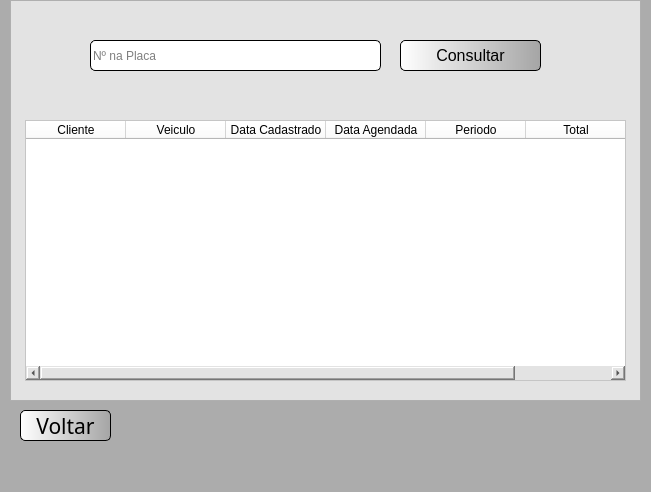
<?xml version="1.0" encoding="UTF-8"?>
<ui version="4.0">
 <class>MainWindow</class>
 <widget class="QMainWindow" name="MainWindow">
  <property name="geometry">
   <rect>
    <x>0</x>
    <y>0</y>
    <width>651</width>
    <height>492</height>
   </rect>
  </property>
  <property name="windowTitle">
   <string>MainWindow</string>
  </property>
  <property name="styleSheet">
   <string notr="true">background-color: rgb(172, 172, 172);</string>
  </property>
  <widget class="QWidget" name="centralwidget">
   <widget class="QLabel" name="logoLoCarPequeno">
    <property name="geometry">
     <rect>
      <x>560</x>
      <y>0</y>
      <width>71</width>
      <height>51</height>
     </rect>
    </property>
    <property name="styleSheet">
     <string notr="true">background-color: rgb(172, 172, 172);</string>
    </property>
    <property name="text">
     <string/>
    </property>
    <property name="pixmap">
     <pixmap>../../AppData/PycharmProjects/LoCar/imagens/808107201585380077-64.png</pixmap>
    </property>
   </widget>
   <widget class="QPushButton" name="btVoltar">
    <property name="geometry">
     <rect>
      <x>20</x>
      <y>410</y>
      <width>91</width>
      <height>31</height>
     </rect>
    </property>
    <property name="font">
     <font>
      <family>Dubai</family>
      <pointsize>16</pointsize>
     </font>
    </property>
    <property name="cursor">
     <cursorShape>PointingHandCursor</cursorShape>
    </property>
    <property name="styleSheet">
     <string notr="true">QPushButton{
background-color: qlineargradient(spread:pad, x1:0, y1:0, x2:1, y2:0, stop:0 rgba(255, 255, 255, 255), stop:1 rgba(165, 165, 165, 255));
border-radius: 5px;
border-style: outset;
border-width: 1px;
border-color: black;

}

QPushButton:hover{
background-color: qlineargradient(spread:pad, x1:0, y1:0, x2:1, y2:0, stop:0 rgba(255, 248, 0, 255), stop:1 rgba(255, 134, 73, 255));
}

</string>
    </property>
    <property name="text">
     <string>Voltar</string>
    </property>
   </widget>
   <widget class="QFrame" name="frameConVeiculo">
    <property name="geometry">
     <rect>
      <x>10</x>
      <y>0</y>
      <width>631</width>
      <height>401</height>
     </rect>
    </property>
    <property name="styleSheet">
     <string notr="true">background-color: rgb(227, 227, 227);
</string>
    </property>
    <property name="frameShape">
     <enum>QFrame::StyledPanel</enum>
    </property>
    <property name="frameShadow">
     <enum>QFrame::Raised</enum>
    </property>
    <widget class="QLabel" name="labelNomeFunc">
     <property name="geometry">
      <rect>
       <x>160</x>
       <y>90</y>
       <width>371</width>
       <height>31</height>
      </rect>
     </property>
     <property name="font">
      <font>
       <pointsize>16</pointsize>
       <weight>50</weight>
       <bold>false</bold>
      </font>
     </property>
     <property name="text">
      <string/>
     </property>
    </widget>
    <widget class="QLabel" name="labelLoginFunc">
     <property name="geometry">
      <rect>
       <x>160</x>
       <y>130</y>
       <width>131</width>
       <height>31</height>
      </rect>
     </property>
     <property name="font">
      <font>
       <pointsize>16</pointsize>
       <weight>50</weight>
       <bold>false</bold>
      </font>
     </property>
     <property name="text">
      <string/>
     </property>
    </widget>
    <widget class="QLabel" name="labelMatriculaFunc">
     <property name="geometry">
      <rect>
       <x>200</x>
       <y>170</y>
       <width>151</width>
       <height>31</height>
      </rect>
     </property>
     <property name="font">
      <font>
       <pointsize>16</pointsize>
       <weight>50</weight>
       <bold>false</bold>
      </font>
     </property>
     <property name="text">
      <string/>
     </property>
    </widget>
    <widget class="QPushButton" name="btConsultaReserva">
     <property name="geometry">
      <rect>
       <x>390</x>
       <y>40</y>
       <width>141</width>
       <height>31</height>
      </rect>
     </property>
     <property name="font">
      <font>
       <pointsize>12</pointsize>
      </font>
     </property>
     <property name="whatsThis">
      <string>&lt;html&gt;&lt;head/&gt;&lt;body&gt;&lt;p&gt;Consultar veiculo&lt;/p&gt;&lt;/body&gt;&lt;/html&gt;</string>
     </property>
     <property name="styleSheet">
      <string notr="true">QPushButton{
background-color: qlineargradient(spread:pad, x1:0, y1:0, x2:1, y2:0, stop:0 rgba(255, 255, 255, 255), stop:1 rgba(165, 165, 165, 255));
border-style: outset;
border-width: 1px;
border-color: black;
border-radius: 5px;
}

QPushButton:hover{
background-color: qlineargradient(spread:pad, x1:0, y1:0, x2:1, y2:0, stop:0 rgba(19, 226, 4, 255), stop:1 rgba(148, 209, 6, 255));
}


</string>
     </property>
     <property name="text">
      <string>Consultar</string>
     </property>
    </widget>
    <widget class="QLineEdit" name="tbCPFReserva">
     <property name="geometry">
      <rect>
       <x>80</x>
       <y>40</y>
       <width>291</width>
       <height>31</height>
      </rect>
     </property>
     <property name="styleSheet">
      <string notr="true">background-color: rgb(255, 255, 255);
border-radius: 5px;
border-style: outset;
border-width: 1px;
border-color: black;</string>
     </property>
     <property name="placeholderText">
      <string>Nº na Placa</string>
     </property>
    </widget>
    <widget class="QTableWidget" name="Resultado">
     <property name="geometry">
      <rect>
       <x>15</x>
       <y>120</y>
       <width>601</width>
       <height>261</height>
      </rect>
     </property>
     <property name="styleSheet">
      <string notr="true">background-color: rgb(255, 255, 255);</string>
     </property>
     <column>
      <property name="text">
       <string>Cliente</string>
      </property>
     </column>
     <column>
      <property name="text">
       <string>Veiculo</string>
      </property>
     </column>
     <column>
      <property name="text">
       <string>Data Cadastrado</string>
      </property>
     </column>
     <column>
      <property name="text">
       <string>Data Agendada</string>
      </property>
     </column>
     <column>
      <property name="text">
       <string>Periodo</string>
      </property>
     </column>
     <column>
      <property name="text">
       <string>Total</string>
      </property>
     </column>
    </widget>
    <widget class="QLabel" name="labelNaoCad">
     <property name="geometry">
      <rect>
       <x>80</x>
       <y>80</y>
       <width>451</width>
       <height>21</height>
      </rect>
     </property>
     <property name="font">
      <font>
       <pointsize>12</pointsize>
      </font>
     </property>
     <property name="text">
      <string/>
     </property>
    </widget>
   </widget>
  </widget>
  <widget class="QMenuBar" name="menubar">
   <property name="geometry">
    <rect>
     <x>0</x>
     <y>0</y>
     <width>651</width>
     <height>21</height>
    </rect>
   </property>
  </widget>
  <widget class="QStatusBar" name="statusbar"/>
 </widget>
 <resources/>
 <connections/>
</ui>
